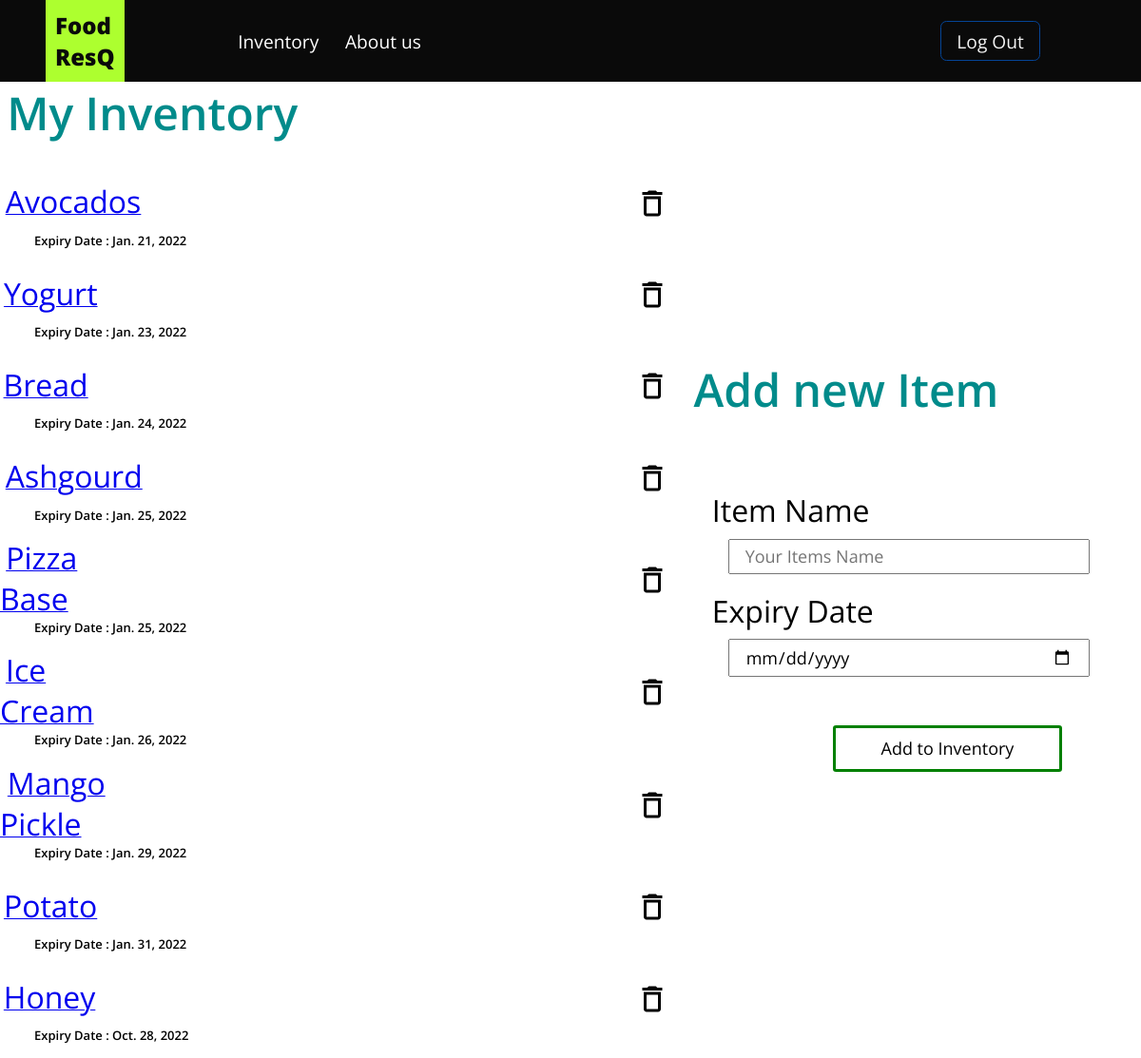
The app's page /items/ (signed in) with its own data.
### base/models.py (models this page shows, shortened)
class Item(models.Model):
    name = models.CharField(max_length=200)
    user = models.ForeignKey(User, on_delete=models.CASCADE , null=True)
    created = models.DateTimeField(auto_now_add=True)
    expirydate = models.DateField(null=True, blank=True)

### base/views.py (the view, shortened to what this page needs)
# urls.py: path('items/', views.userItems, name="user-items"),
@login_required(login_url='/login')
def userItems(request):
    user = User.objects.get(id=request.user.id)
    items = user.item_set.all().order_by('expirydate')
    context={'items':items}
    return render(request, 'base/items.html' , context)

### base/templates/base/items.html (shortened to what this page needs)
{% load static %}
{% include 'navbar.html' %}
<!DOCTYPE html>
<html lang="en">
<head>
</head>
<body>
    <main class="main">
        <div class="inventory">
            <lable class="inventory_heading">My Inventory</lable>
            <div class="item_container">
                {% for item in items %}
                <div class="item">
                    <div class="top">
                        <a href="{% url 'recipes' item.name %}"><lable class="item_heading">{{item.name}}</lable></a>
                        <a href="{% url 'delete-item' item.id %}"> <img src="{% static 'images/delete icon medium.png' %}" alt="" class="delete_item_btn"></a>
                    </div>
                    <div class="bottom">
                        <lable class="item_exp_date">Expiry Date : {{item.expirydate}}</lable>
                    </div>
                </div>
                {% endfor %}
            </div>
        </div>
        <div class="addItems">
            <lable class="addItem_heading">Add new Item</lable>
            <br><br><br>
           <div class="addItem_form">
              <form class="form" method="post">
                  <lable class="itemName">Item Name</lable>
                  <br>
                  <input type="text"  id="item_name_input" name="itemname" placeholder="Your Items Name" class="itemname_input">
                    <br>
                    <lable class="expiryDate">Expiry Date</lable>
                    <br>
                    <input type="date" min="2022-01-20" id="expiry_date_input" name="expirydate" class="expiry_date_input">
                    <br>
                    <button type="submit" class="submit_btn">Add to Inventory</button>
                </form>
           </div>
        </div>
    </main>
</body>
</html>

### static/styles/index.css (style rules this page uses)
* { margin: 0; padding: 0; box-sizing: border-box; font-family: 'Open Sans', sans-serif; transition: 0.4s; }
:root { --color-light : #f3f3f3 ; --color-dark : #0a0a0a ; --color-accent : #054495 ; --font-normal : 400 ; --font-bold : 800 ; }
body { max-width: 100%; }
.main { display: flex; align-items: center; justify-content: center; }

### base/templates/base/items.html (style rules this page uses)
* { margin: 0; padding: 0; box-sizing: border-box; font-family: 'Open Sans', sans-serif; transition: 0.4s; }
:root { --color-light : #f3f3f3 ; --color-dark : #0a0a0a ; --color-accent : #054495 ; --font-normal : 400 ; --font-bold : 800 ; }
body { max-width: 100%; }
.main { display: flex; flex-direction: row; max-width: 100%; }
.inventory { height: 90vh; width: 60%; height: max-content; }
.inventory_heading { font-size: 3rem; font-weight: 600; margin-left: 1%; color:darkcyan; }
.item_container { margin-top: 4%; }
.item { display: flex; flex-direction: column; }
.top { display: flex; align-items: center; width: 100%; justify-content:space-between; }
.item_heading { margin-left: 4%; font-size: 2rem; margin-top: 2%; }
.delete_item_btn { margin-right: 10%; padding: 1rem; border-radius: 50%; margin-bottom: -6%; }
.bottom { margin-bottom: 2%; }
.item_exp_date { font-size: small; font-weight: 600; margin-left: 5%; margin-bottom: 2%; }
.addItems { width: 40%; }
.addItem_heading { font-size: 3rem; font-weight: 600; margin-left: 2%; color:darkcyan; position: static; max-width: 100%; }
.addItem_form { width: 100%; margin-top: 6%; }
.form { margin: 2% 6%; }
.itemName { font-size: 2rem; }
.itemname_input { margin-top: 2%; margin-bottom: 4%; font-size: large; margin-left: 4%; padding: 0.3rem 1rem; width: 90%; }
.expiryDate { font-size: 2rem; }
.expiry_date_input { margin-top: 2%; margin-bottom: 4%; font-size: large; margin-left: 4%; padding: 0.3rem 1rem; width: 90%; }
.submit_btn { background-color: rgba(255, 255, 255, 0); border: solid 3px green; border-radius: 0.2rem; font-size: large; padding: 0.6rem 3rem; margin-top: 8%; margin-left: 30%; }

### records on screen
Item: name "Avocados", expirydate "Jan. 21, 2022"
Item: name "Yogurt", expirydate "Jan. 23, 2022"
Item: name "Bread", expirydate "Jan. 24, 2022"
Item: name "Ashgourd", expirydate "Jan. 25, 2022"
Item: name "Pizza Base", expirydate "Jan. 25, 2022"
Item: name "Ice Cream", expirydate "Jan. 26, 2022"
Item: name "Mango Pickle", expirydate "Jan. 29, 2022"
Item: name "Potato", expirydate "Jan. 31, 2022"
Item: name "Honey", expirydate "Oct. 28, 2022"
